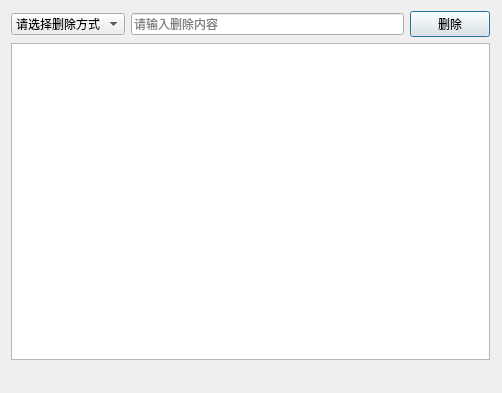
<?xml version="1.0" encoding="UTF-8"?>
<ui version="4.0">
 <class>DeleteCommodity</class>
 <widget class="QDialog" name="DeleteCommodity">
  <property name="geometry">
   <rect>
    <x>0</x>
    <y>0</y>
    <width>502</width>
    <height>393</height>
   </rect>
  </property>
  <property name="windowTitle">
   <string>删除商品</string>
  </property>
  <widget class="QWidget" name="layoutWidget">
   <property name="geometry">
    <rect>
     <x>0</x>
     <y>0</y>
     <width>501</width>
     <height>371</height>
    </rect>
   </property>
   <layout class="QVBoxLayout" name="verticalLayout">
    <item>
     <layout class="QHBoxLayout" name="horizontalLayout">
      <item>
       <widget class="QComboBox" name="choice">
        <item>
         <property name="text">
          <string>请选择删除方式</string>
         </property>
        </item>
        <item>
         <property name="text">
          <string>编号</string>
         </property>
        </item>
        <item>
         <property name="text">
          <string>名称</string>
         </property>
        </item>
        <item>
         <property name="text">
          <string>分类</string>
         </property>
        </item>
        <item>
         <property name="text">
          <string>用途</string>
         </property>
        </item>
        <item>
         <property name="text">
          <string>库存量</string>
         </property>
        </item>
        <item>
         <property name="text">
          <string>仓库所在地</string>
         </property>
        </item>
        <item>
         <property name="text">
          <string>仓库编号</string>
         </property>
        </item>
       </widget>
      </item>
      <item>
       <widget class="QLineEdit" name="inputInformation">
        <property name="placeholderText">
         <string>请输入删除内容</string>
        </property>
        <property name="clearButtonEnabled">
         <bool>true</bool>
        </property>
       </widget>
      </item>
      <item>
       <widget class="QPushButton" name="deleteButton">
        <property name="text">
         <string>删除</string>
        </property>
       </widget>
      </item>
     </layout>
    </item>
    <item>
     <widget class="QTableView" name="tableViewInformation"/>
    </item>
   </layout>
  </widget>
 </widget>
 <layoutdefault spacing="6" margin="11"/>
 <resources/>
 <connections/>
</ui>
